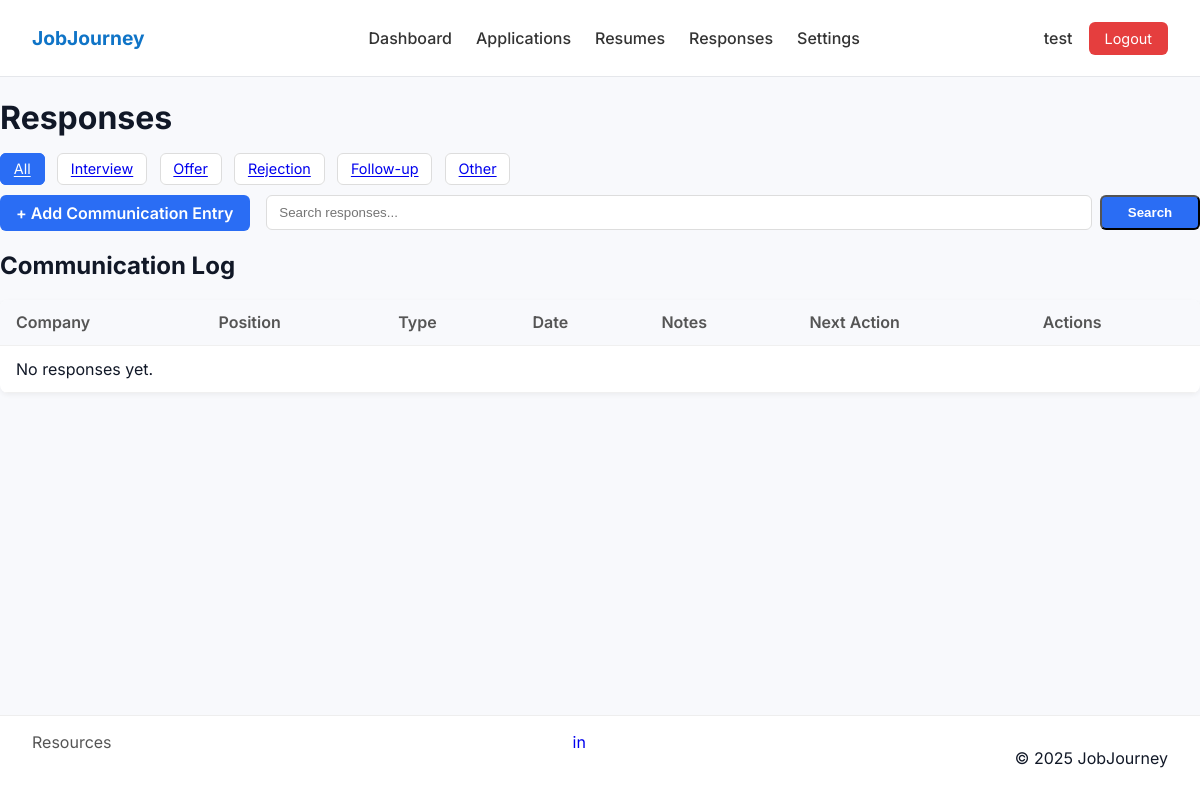
The app's page /responses/ (signed in), older data.
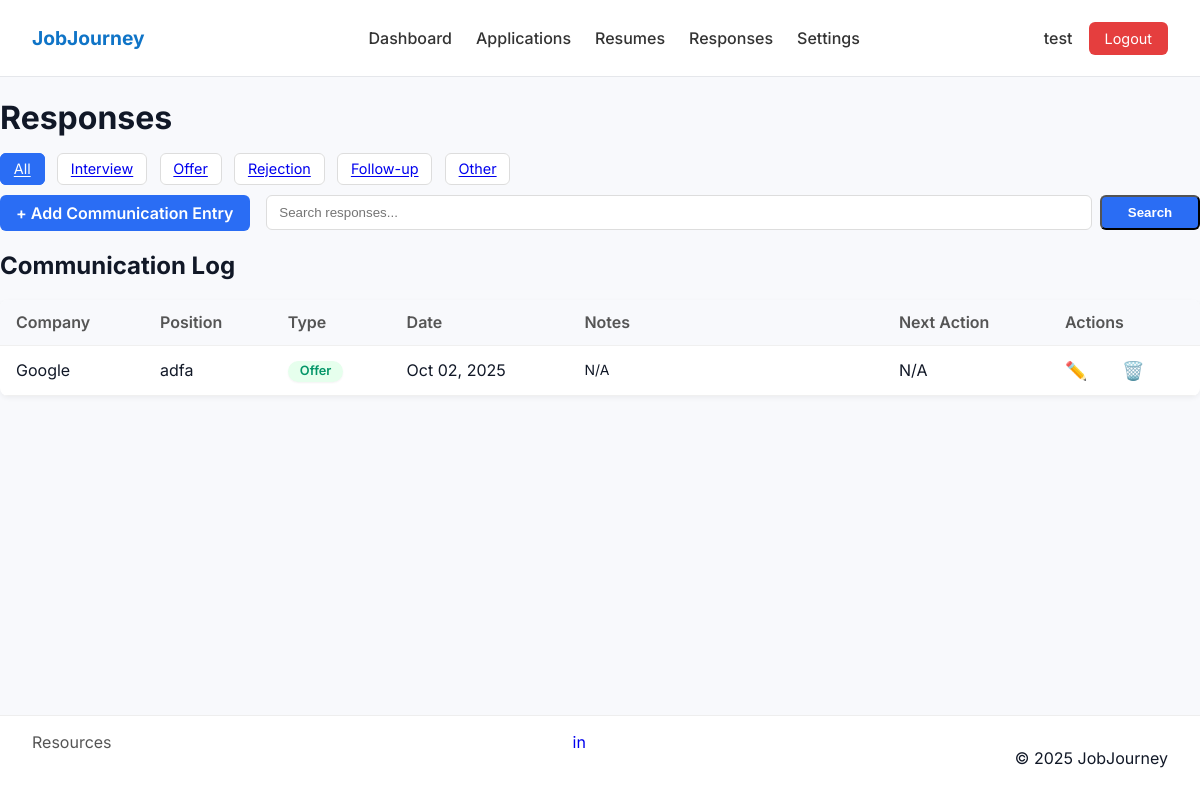
The same page, newer data.
### resume_app/models.py (models this page shows, shortened)
class Response(models.Model):
    user = models.ForeignKey(User, on_delete=models.CASCADE, related_name='responses')
    job_application = models.ForeignKey(JobApplication, on_delete=models.CASCADE, related_name='responses', null=True, blank=True)
    company = models.CharField(max_length=255)
    position = models.CharField(max_length=255)
    response_type = models.CharField(max_length=50, choices=[
        ("Interview", "Interview"),
        ("Offer", "Offer"),
        ("Rejection", "Rejection"),
        ("Follow-up", "Follow-up"),
        ("Other", "Other"),
    ])
    date = models.DateField()
    notes = models.TextField(blank=True, null=True)
    next_action = models.TextField(blank=True, null=True)
    created_at = models.DateTimeField(auto_now_add=True)

### resume_app/views.py (the view)
# urls.py: path("responses/", views.responses, name="responses"),
@login_required
def responses(request):
    response_type_filter = request.GET.get('type', 'all')
    search_query = request.GET.get('search', '').strip()
    responses_list = Response.objects.filter(user=request.user).order_by('-date')
    if response_type_filter != 'all':
        responses_list = responses_list.filter(response_type=response_type_filter)
    if search_query:
        responses_list = responses_list.filter(
            company__icontains=search_query
        ) | responses_list.filter(
            position__icontains=search_query
        )
    context = {
        'responses': responses_list,
        'active_filter': response_type_filter,
        'search_query': search_query
    }
    return render(request, "responses.html", context)

### resume_app/templates/responses.html (shortened to what this page needs)
{% extends "base.html" %} {% block title %}Responses - JobJourney{% endblock %}
{% block content %}
<h1>Responses</h1>
<div class="tabs">
  <a
    href="{% url 'responses' %}?type=all"
    class="tab {% if active_filter == 'all' %}active{% endif %}"
    >All</a
  >
  <a
    href="{% url 'responses' %}?type=Interview"
    class="tab {% if active_filter == 'Interview' %}active{% endif %}"
    >Interview</a
  >
  <a
    href="{% url 'responses' %}?type=Offer"
    class="tab {% if active_filter == 'Offer' %}active{% endif %}"
    >Offer</a
  >
  <a
    href="{% url 'responses' %}?type=Rejection"
    class="tab {% if active_filter == 'Rejection' %}active{% endif %}"
    >Rejection</a
  >
  <a
    href="{% url 'responses' %}?type=Follow-up"
    class="tab {% if active_filter == 'Follow-up' %}active{% endif %}"
    >Follow-up</a
  >
  <a
    href="{% url 'responses' %}?type=Other"
    class="tab {% if active_filter == 'Other' %}active{% endif %}"
    >Other</a
  >
</div>
<div class="actions">
  <a href="{% url 'add_response' %}" class="btn">+ Add Communication Entry</a>
  <form method="get" style="flex: 1; display: flex">
    <input
      type="text"
      name="search"
      value="{{ search_query }}"
      class="search"
      placeholder="Search responses..."
      style="flex: 1; margin-right: 8px"
    />
    <button type="submit" class="btn" style="min-width: 100px">Search</button>
  </form>
</div>
<span class="responses_container">
  <h2>Communication Log</h2>
  <table class="responses-table">
    <thead>
      <tr>
        <th>Company</th>
        <th>Position</th>
        <th>Type</th>
        <th>Date</th>
        <th>Notes</th>
        <th>Next Action</th>
        <th>Actions</th>
      </tr>
    </thead>
    <tbody>
      {% for r in responses %}
      <tr>
        <td>{{ r.company }}</td>
        <td>{{ r.position }}</td>
        <td>
          <span class="status {{ r.response_type }}"
            >{{ r.response_type }}</span
          >
        </td>
        <td>{{ r.date|date:'M d, Y' }}</td>
        <td>
          <div class="notes-box">{{ r.notes|default:"N/A" }}</div>
        </td>
        <td>{{ r.next_action|default:"N/A" }}</td>
        <td id="response_actions_container">
          <a
            href="{% url 'edit_response' response_id=r.id %}"
            class="action-icon"
            title="Edit"
            >✏️</a
          >
          <a
            href="{% url 'delete_response' response_id=r.id %}"
            class="action-icon"
            title="Delete"
            onclick="return confirm('Are you sure you want to delete this entry?');"
            >🗑️</a
          >
        </td>
      </tr>
      {% empty %}
      <tr>
        <td colspan="7">No responses yet.</td>
      </tr>
      {% endfor %}
    </tbody>
  </table>
</span>
{% endblock %}

Row changes from the older to the newer data that the page shows:
added Response: company "Google", position "adfa", response_type "Offer", date "Oct 02, 2025", notes "N/A", next_action "N/A"
Text that changed along with them:
text no longer shown: "No responses yet."
